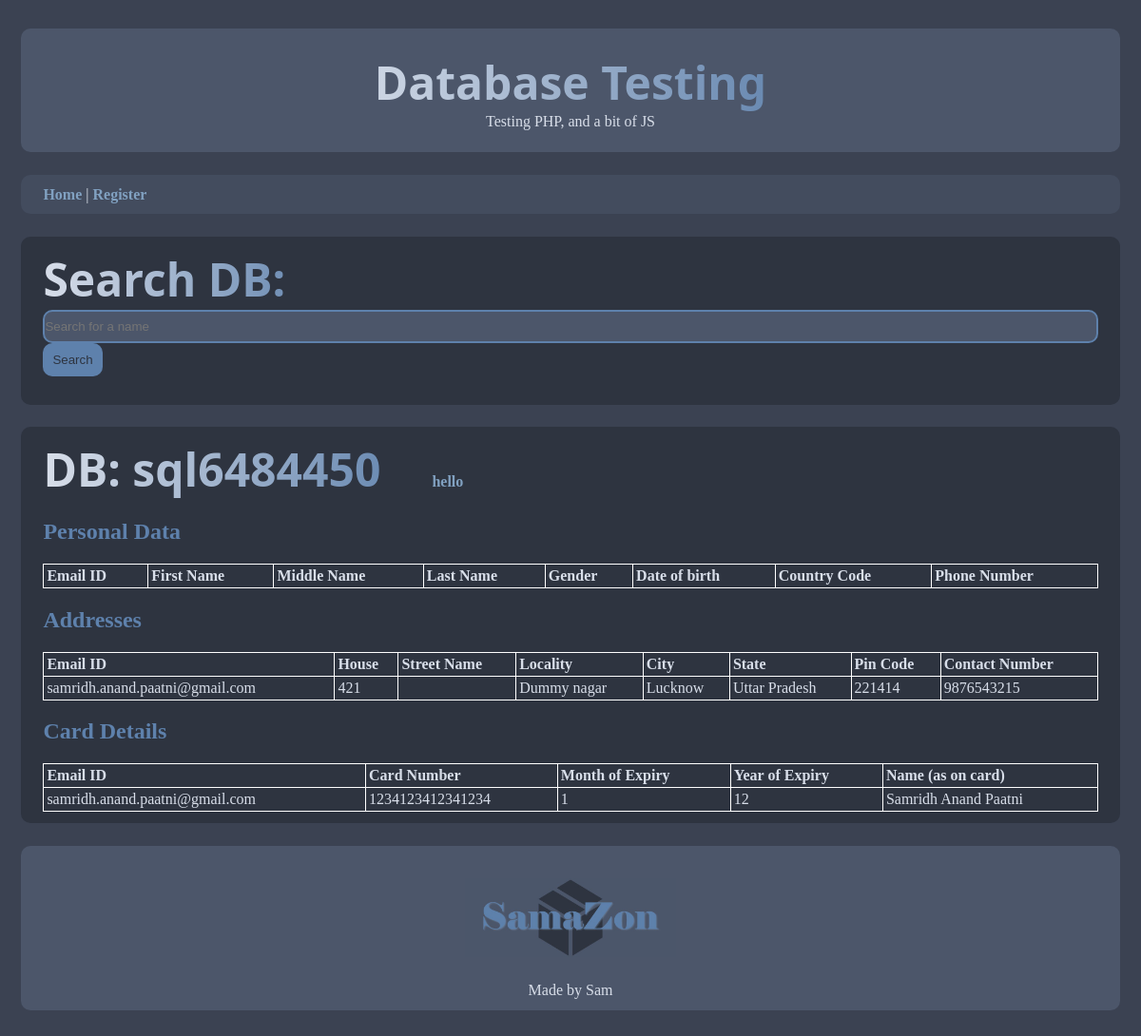
Page /test.php on the committed database.
### tables this page shows
CREATE TABLE Address(
    serial_no bigint(16) NOT NULL AUTO_INCREMENT,
    email_id varchar(264) NOT NULL,
    house varchar(264) NOT NULL,
    street_name varchar(264),
    locality varchar(264),
    city varchar(264) NOT NULL,
    state varchar(264) NOT NULL,
    pin_code bigint(6) NOT NULL,
    contact_no bigint(12) NOT NULL,
    FOREIGN KEY (email_id) REFERENCES PersonalDetails(email_id) ON DELETE CASCADE,
    PRIMARY KEY (serial_no)
);

CREATE TABLE CardDetails(
    serial_no bigint(16) NOT NULL AUTO_INCREMENT,
    email_id varchar(264) NOT NULL,
    card_no bigint(16) NOT NULL,
    expiry_month bigint(2) NOT NULL,
    expiry_year bigint(2) NOT NULL,
    name_as_on_card varchar(264) NOT NULL,
    FOREIGN KEY (email_id) REFERENCES PersonalDetails(email_id) ON DELETE CASCADE,
    PRIMARY KEY (serial_no)
);

### test.php (the view, shortened to what this page needs)
<!DOCTYPE html>
<html>
<head>
    <link rel="stylesheet" href="samazon.css">
</head>
<?php
        $server_name = 'sql6.freemysqlhosting.net';
        $user_name = 'sql6484450';
        $user_password = '76FIzvkBGF';
        $db_name = 'sql6484450';
        $con = mysqli_connect($server_name, $user_name, $user_password, $db_name);
?>
<body>
    <header class="layout-box">
        <span class="slogan">
        </span> <br>
        Testing PHP, and a bit of JS
    </header>
    <nav class="top layout-box">
        <a class="navlink" href="index.php"> Home </a> |
        <a class="navlink" href="Register.html">Register</a>
    </nav>
    <section>
        <article class = "full layout-box">
            <span style="padding-left: 0px;" class="slogan slogan-heading"> Search DB: </span>
            <form method="get">
                <input name = "search-keyword" class = "text" type="search" placeholder="Search for a name">
                <button class = "button" name = "submit" type="submit"> Search </button>
            </form>
            <br>
        </article>
        <article class="full layout-box">
            <span style="padding-left: 0px;" class="slogan slogan-heading" id="jsdata"></span>
            <a href = "index.php">hello </a>
            <h2>Personal Data</h2>
            <table>
                <tr>
                    <th>Email ID</th>
                    <th>First Name</th>
                    <th>Middle Name</th>
                    <th>Last Name</th>
                    <th>Gender</th>
                    <th>Date of birth</th>
                    <th>Country Code</th>
                    <th>Phone Number</th>
                </tr>
            </table>
            <h2>Addresses</h2>
            <table>
                <tr>
                    <th>Email ID</th>
                    <th>House</th>
                    <th>Street Name</th>
                    <th>Locality</th>
                    <th>City</th>
                    <th>State</th>
                    <th>Pin Code</th>
                    <th>Contact Number</th>
                    <?php
                        $sql = "
                            SELECT
                                email_id,
                                house,
                                street_name,
                                locality,
                                city,
                                state,
                                pin_code,
                                contact_no
                            FROM
                                Address
                            ORDER BY
                                email_id;
                        ";
                        $result = mysqli_query($con, $sql);
                        for ($j = 0; $j < mysqli_num_rows($result); $j++) {
                            $row = mysqli_fetch_row($result);
                            echo '<tr>';
                            for ($i = 0; $i < sizeof($row); $i++) {
                                $attribute = $row[$i];
                                echo "<td>$attribute</td>";
                            }
                            echo '</tr>';
                        }
                    ?>
            </table>
            <h2>Card Details</h2>
            <table>
                <tr>
                    <th>Email ID</th>
                    <th>Card Number</th>
                    <th>Month of Expiry</th>
                    <th>Year of Expiry</th>
                    <th>Name (as on card)</th>
                </tr>
                    <?php
                        $sql = "
                            SELECT
                                email_id,
                                card_no,
                                expiry_month,
                                expiry_year,
                                name_as_on_card
                            FROM
                                CardDetails
                            ORDER BY
                                email_id;
                        ";
                        $result = mysqli_query($con, $sql);
                        for ($j = 0; $j < mysqli_num_rows($result); $j++) {
                            $row = mysqli_fetch_row($result);
                            echo '<tr>';
                            for ($i = 0; $i < sizeof($row); $i++) {
                                $attribute = $row[$i];
                                echo "<td>$attribute</td>";
                            }
                            echo '</tr>';
                        }
                    ?>
            </table>
        </article>
    </section>
    <footer class="layout-box">
        <a href="index.php"><img src="images/logo2.jpg" class="smallimage"></a><br> Made by Sam
    </footer>
</body>
</html>

### samazon.css (style rules this page uses)
h1, h2, h3, h4, h5, h6, .slogan-heading { color: #5e81ac; }
html { font-family: Verdana; scroll-behavior: smooth; }
body { background: #3b4252; color: #d8dee9; margin: 30px 10px; border: 0%; padding: 0%; }
.smallimage { width: 20%; margin: 2% 2%; align-self: center; z-index: 0; }
.slogan { text-align: center; padding: 50px; font-family: 'Segoe UI'; font-size: xxx-large; font-weight: bold; background-image: linear-gradient(90deg, #d8dee9, #5e81ac); -webkit-background-clip: text; background-clip: text; color: transparent; }
.text { background-color: #4c566a; height: 35px; margin: 0%; padding: 0%; width: 100%; color: #d8dee9; border-style: solid; border-color: #5e81ac; border-radius: 10px; }
button, input.button { background-color: #5e81ac; border: #5e81ac; color: #2e3440; height: 35px; padding: 10px; border-radius: 10px; cursor: pointer; }
.layout-box { margin: 1% 1% 1% 1%; border-radius: 10px; }
header { border-radius: 10px; padding: 2% 2%; margin: 1% 1% 1% 1%; text-align: center; background: #4c566a; }
footer { border-radius: 10px; margin: 1% 1% 1% 1%; padding: 1% 2%; float: bottom; text-align: center; background: #4c566a; }
nav { margin: 1% 1% 1% 1%; border-radius: 10px; padding: 1% 2%; text-align: left; background: #434c5e; }
nav.top { margin-top: 2%; }
section { display: flex; flex-wrap: wrap; }
article { margin: 1% 1% 1% 1%; padding: 1% 2%; display: inline; border-radius: 10px; width: 68%; float: left; text-align: left; background: #2e3440; }
article.full { width: 100%; }
a:link { color: #81a1c1; text-decoration: none; font-weight: bold; }
table, th, td { border: 1px solid white; padding: 3px; border-collapse: collapse; word-break: break-all; }
table { width: 100%; }

### rows in the picture
address: email "samridh.anand.paatni@gmail.com", house "421", locality "Dummy nagar", city "Lucknow", state "Uttar Pradesh", pin_code "221414", contact_no "9876543215"
carddetails: email "samridh.anand.paatni@gmail.com", card_no "1234123412341234", expiry_month "1", expiry_year "12", name_as_on_card "Samridh Anand Paatni"
